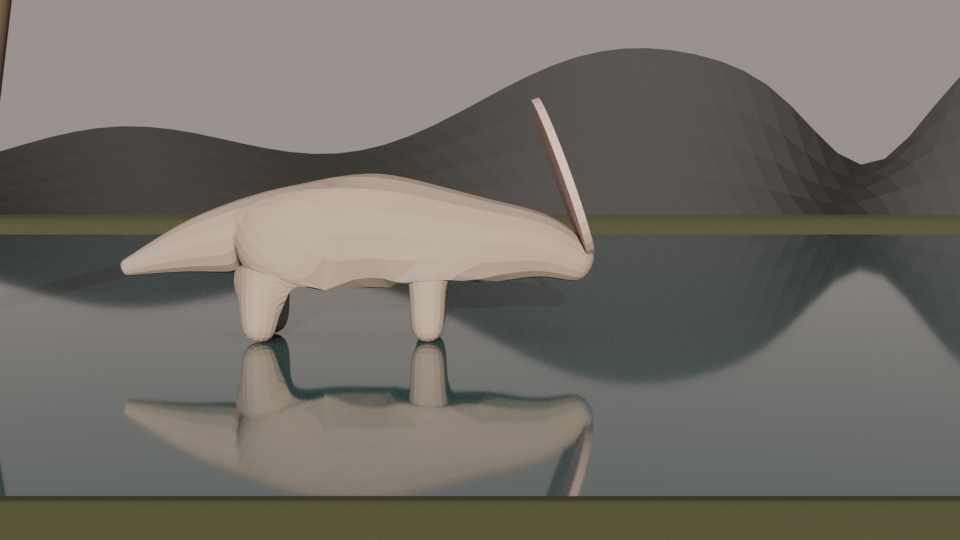
#> input picture videos/003-second-sun/second_sun/source/bakeoff/A_blender_cycles_S19.png, 960 x 540 px; its folder holds only this picture in this run
$ python -i render.py   (imports and definitions only)
#> lines starting #> are read from the running program, lines starting #| are printed output that depends on the picture
### shared/foxfolly/anim.py
"""Timing helpers: easing curves and keyframe tracks.

Every animated value in a Fox & Folly video should come from one of these,
never from raw linear interpolation, so motion always starts and ends softly.
"""
import math

import numpy as np
from scipy.interpolate import PchipInterpolator


def clamp(x, lo=0.0, hi=1.0):
    return lo if x < lo else hi if x > hi else x


def lerp(a, b, x):
    return a + (b - a) * x


def smoothstep(e0, e1, x):
    if e1 == e0:
        return 1.0 if x >= e1 else 0.0
    x = clamp((x - e0) / (e1 - e0))
    return x * x * (3 - 2 * x)


def smootherstep(e0, e1, x):
    x = clamp((x - e0) / (e1 - e0)) if e1 != e0 else float(x >= e1)
    return x * x * x * (x * (x * 6 - 15) + 10)


def ease_in_out_sine(x):
    x = clamp(x)
    return 0.5 - 0.5 * math.cos(math.pi * x)


def ease_out_cubic(x):
    x = clamp(x)
    return 1 - (1 - x) ** 3


def ease_in_cubic(x):
    x = clamp(x)
    return x ** 3


# [5 lines left out: function window, not called in this run]


class Track:
    """Keyframed value.

    mode="pchip": smooth, monotone-preserving curve through all keys (C1).
                  Repeated values produce clean holds; no overshoot.
    mode="ease":  each segment eased in-out (velocity 0 at every key).
    Values may be scalars or equal-length tuples.
    """

    def __init__(self, keys, mode="pchip"):
        keys = sorted(keys, key=lambda k: k[0])
        self.t = np.array([k[0] for k in keys], dtype=float)
        v = np.array([np.atleast_1d(k[1]) for k in keys], dtype=float)
        self.v = v
        self.scalar = np.ndim(keys[0][1]) == 0
        self.mode = mode
        if mode == "pchip" and len(keys) >= 2:
            self._f = PchipInterpolator(self.t, v, axis=0, extrapolate=False)

    # [12 lines left out: function __call__, not called in this run]

### templates/video/src/story.py
"""Facing East — single source of truth for timing.

Everything that depends on time (renderer, music, subtitles, script table,
QA checks) imports from here, so changing a line or a scene boundary here
keeps every deliverable in sync.
"""

FPS = 30
W, H = 1920, 1080

TITLE = "Facing East"
SUBTITLE = "The sunflower who stopped chasing the sun."
HOOK = "Next summer, find a sunflower field at dawn. Look east."

FADE = 0.7  # seconds of fade-in and of fade-out for every narration line

# (start_seconds, text). End times are derived from reading speed below.
_LINES = [
    # S1 — the secret turn (night)
    (3.0,   "Every night, when no one was watching, Hesper turned around."),
    (11.2,  "She did not know why."),
    # S2 — the chase (first day)
    (22.5,  "Hesper was born in a field of ten thousand flowers."),
    (30.0,  "From her first morning, she followed the Sun."),
    (38.0,  "East at dawn. South at noon. West at dusk."),
    (46.0,  "Every day, she turned to keep it in her eyes."),
    (54.0,  "Every evening, it left her anyway."),
    # S3 — the old ones
    (64.0,  "The old flowers did not follow anything."),
    (72.0,  "They stood heavy and still, their faces fixed on the east."),
    (81.0,  "Hesper thought they had given up."),
    (88.0,  "She promised herself she never would."),
    # S4 — summer, the bloom, the stiffening
    (99.0,  "All summer, she chased the light."),
    (106.0, "She grew tall. Her stem grew hard."),
    (115.0, "Then came the morning she bloomed."),
    (124.0, "And her body would not turn anymore."),
    # S5 — abandonment and the long night
    (139.0, "The Sun crossed the sky without her."),
    (147.0, "It set behind her, where she could not see."),
    (160.0, "In the dark, facing east, Hesper thought: so this is giving up."),
    # S6 — the revelation at dawn
    (180.0, "Then the east began to burn."),
    (188.0, "The Sun rose, and the first light in the world fell on her face."),
    (198.5, "The old ones had not given up."),
    (205.5, "They had learned where the light returns."),
    # S7 — resolution / moral
    (216.0, "Hesper never chased the Sun again."),
    (223.0, "Every dawn, it found her."),
    (230.0, "Not all stillness is surrender."),
    # S8 — the real-world anchor
    (240.0, "Young sunflowers really do track the sun, and turn back east each night."),
    (248.5, "Grown ones stop, and face east for good."),
    (255.0, "In a 2016 study, east-facing heads warmed faster and drew five times more pollinators."),
]


def line_duration(text: str) -> float:
    """Total on-screen time incl. fades.

    Fully-visible hold >= max(2.5 s, len/12 s), i.e. the slow end of the
    12–15 characters-per-second guideline, plus two fades.
    """
    hold = max(2.5, len(text) / 12.0)
    return round(hold + 2 * FADE, 2)


LINES = [(s, s + line_duration(t), t) for s, t in _LINES]

# Scene table: (id, start, end, name)
SCENES = [
    (1, 0.0,   22.0,  "The secret turn"),
    (2, 22.0,  62.0,  "The chase"),
    (3, 62.0,  97.0,  "The old ones"),
    (4, 97.0,  136.0, "The bloom"),
    (5, 136.0, 177.0, "The long night"),
    (6, 177.0, 214.0, "Where the light returns"),
    (7, 214.0, 238.0, "Every dawn"),
    (8, 238.0, 277.0, "Look east (facts + title card)"),
]

# Closing card timing (inside scene 8)
CARD_IN = 264.0
HOOK_IN = 268.0
FADE_OUT_START = 273.5
DURATION = 277.0  # 4:37


# [18 lines left out: function check, not called in this run]


# [5 lines that do not run on import are left out]

### videos/002-facing-east/src/render.py
"""Facing East — frame renderer.

    python render.py stills 5 40 70 ...      # style frames -> build/stills/
    python render.py video                   # full render -> build/video.mp4
    python render.py video --start 100 --end 120   # partial preview

The whole film is one continuous world (a sunflower field) whose time of day,
camera and characters are driven by keyframe tracks, so every transition is
motivated by light rather than by a cut.
"""
import argparse
import math
import os
import subprocess
import sys
import time

import numpy as np
import skia

HERE = os.path.dirname(os.path.abspath(__file__))
ROOT = os.path.abspath(os.path.join(HERE, "..", "..", ".."))
sys.path.insert(0, os.path.join(ROOT, "shared"))

from foxfolly import post  # noqa: E402
from foxfolly.anim import (Track, clamp, lerp, smoothstep, window,  # noqa: E402
                           ease_in_out_sine)
from foxfolly.noise import fractal_noise  # noqa: E402
from foxfolly.text import TextCache, composite  # noqa: E402

import flora  # noqa: E402
import story  # noqa: E402
from flora import Light, c4, draw_flower  # noqa: E402

W, H, FPS = story.W, story.H, story.FPS
HORIZON = 610.0
BUILD = os.path.join(HERE, "..", "build")

# =====================================================================
#                              TIME TRACKS
# =====================================================================
# Clock in days. frac 0.25 = sunrise, 0.5 = noon, 0.75 = sunset.
CLOCK = Track([
    (0, 1.060), (18, 1.190), (22, 1.214), (26, 1.246), (30, 1.270),
    (38, 1.360), (46, 1.500), (54, 1.690), (58, 1.765),
    (61, 1.960), (64.5, 2.380), (70, 2.540), (80, 2.620), (90, 2.670), (97, 2.700),
    (112, 5.195), (115, 5.232), (118, 5.258), (122, 5.285), (128, 5.330), (136, 5.420),
    (139, 5.460), (147, 5.715), (151, 5.775), (156, 5.850), (166, 5.985),
    (175, 6.160), (178, 6.203), (181, 6.228), (186, 6.252), (190, 6.264),
    (198, 6.281), (214, 6.310), (240, 6.345), (300, 6.40),
])

# Camera keys are (look-at x, look-at y, zoom) in hero-plane world pixels.
_CAM_KEYS = [
    (0, (1000, 560, 1.00)), (14, (1120, 620, 1.25)), (22, (1150, 640, 1.40)),
    (27, (1080, 600, 1.35)), (40, (1000, 540, 1.10)), (52, (1060, 580, 1.20)),
    (60, (1120, 620, 1.30)),
    (64, (960, 560, 1.05)), (73, (600, 590, 1.22)), (80, (640, 590, 1.18)),
    (87, (1080, 600, 1.20)), (97, (1130, 620, 1.30)),
    (104, (1000, 520, 1.05)), (112, (980, 470, 1.00)), (115, (1140, 500, 1.30)),
    (123, (1170, 505, 1.50)), (136, (1120, 500, 1.30)),
    (143, (1000, 480, 1.05)), (151, (1040, 490, 1.10)), (162, (1130, 510, 1.35)),
    (177, (1170, 520, 1.50)),
    (186, (1130, 510, 1.42)), (196, (1080, 500, 1.30)), (206, (985, 480, 1.03)),
    (214, (960, 470, 1.00)), (238, (900, 455, 1.05)), (300, (900, 455, 1.05)),
]
CAM = Track([(t, (x - W / 2, y - H / 2, z)) for t, (x, y, z) in _CAM_KEYS])

H_YAW_S1 = Track([(0, 62), (4, 62), (17, -70), (22, -72)], mode="ease")
H_HEIGHT = Track([(0, 820), (97, 820), (100, 835), (111, 980), (136, 995)])
H_HEAD = Track([(0, 92), (97, 92), (100, 96), (111, 140), (115, 142), (122, 178)])
H_BLOOM = Track([(0, 0.22), (97, 0.22), (111, 0.36), (115.5, 0.36), (121.5, 1.0)])
H_X, H_BASE_Y = 1240.0, 1480.0

OLD_ONES = [  # x, base_y, height, head_r, yaw, pitch, depth, seed
    (1640, 1080, 470, 78, -70, -20, 0.62, 13),
    (860, 1090, 480, 84, -72, -18, 0.66, 11),
    (560, 1120, 540, 96, -67, -22, 0.74, 12),
    (230, 1150, 600, 108, -74, -24, 0.80, 14),
    (1960, 1160, 620, 112, -76, -26, 0.84, 15),
]


# =====================================================================
#                           LIGHT & SKY MODEL
# =====================================================================
_E = [-1.0, -0.30, -0.12, -0.035, 0.02, 0.12, 0.35, 1.0]
_ZEN = [(0.012, 0.018, 0.050), (0.016, 0.024, 0.065), (0.035, 0.045, 0.110),
        (0.075, 0.090, 0.200), (0.140, 0.180, 0.340), (0.220, 0.300, 0.500),
        (0.180, 0.320, 0.580), (0.130, 0.270, 0.560)]
_HOR = [(0.070, 0.095, 0.180), (0.080, 0.105, 0.195), (0.170, 0.130, 0.210),
        (0.560, 0.310, 0.230), (0.980, 0.560, 0.240), (1.000, 0.740, 0.420),
        (0.860, 0.760, 0.600), (0.700, 0.740, 0.740)]
_AMB = [(0.095, 0.115, 0.200), (0.100, 0.120, 0.210), (0.130, 0.120, 0.190),
        (0.240, 0.190, 0.210), (0.300, 0.240, 0.240), (0.360, 0.330, 0.320),
        (0.400, 0.400, 0.400), (0.420, 0.430, 0.440)]
_SUN = [(1.0, 0.40, 0.15)] * 4 + [(1.0, 0.48, 0.18), (1.0, 0.64, 0.32),
                                  (1.0, 0.86, 0.64), (1.0, 0.95, 0.86)]


def _interp(table, e):
    a = np.array(table)
    return tuple(float(np.interp(e, _E, a[:, i])) for i in range(3))


class Env:
    """Everything about the light at clock value D."""

    # [18 lines left out: function __init__, not called in this run]


# =====================================================================
#                                ASSETS
# =====================================================================
class Assets:
    # [157 lines left out: functions __init__, _stars, _hills, _field, _mist, _foreground, not called in this run]


# =====================================================================
#                              PARTICLES
# =====================================================================
_prng = np.random.default_rng(555)
FIREFLIES = _prng.random((46, 6))
POLLEN = _prng.random((150, 5))
BEES = _prng.random((16, 6))


# [274 lines left out: functions draw_glow, fireflies, pollen, bees, layer_matrix, world_to_screen and 4 more, not called in this run]


def add3(a, b):
    return (a[0] + b[0], a[1] + b[1], a[2] + b[2])


# ----------------------------------------------------------- macro + card
# [53 lines left out: function render_macro, not called in this run]


def narration_alpha(t, s, e):
    return smoothstep(s, s + story.FADE, t) * (1 - smoothstep(e - story.FADE, e, t))


# [37 lines left out: function draw_text, not called in this run]


def smoothstep_arr(e0, e1, x):
    x = np.clip((x - e0) / (e1 - e0), 0, 1)
    return x * x * (3 - 2 * x)


def render_frame(t, A, frame_idx=0):
    macro_w = smoothstep(237.7, 238.9, t)
    img = None
    if macro_w < 1.0:
        img, env, cam, hpos = render_world(t, A)
        # volumetric sun shafts near the horizon
        low = 1 - smoothstep(0.2, 0.55, env.e)
        rays = env.sun_k * low * 0.55
        if rays > 0.01:
            img = post.god_rays(img, (env.sun_x, env.sun_y), strength=rays, threshold=0.55)
    if macro_w > 0.0:
        m = render_macro(t, A)
        img = m if img is None else img * (1 - macro_w) + m * macro_w
    # light-based transition: the dawn swells into a warm flare that hides the cut
    flare = (smoothstep(235.2, 238.3, t) * (1 - smoothstep(238.3, 240.8, t))) ** 1.5
    if flare > 0:
        img = img + flare * 1.1 * np.array([1.0, 0.72, 0.38], np.float32)
    # the card: dim & defocus the macro behind the title
    card = smoothstep(story.CARD_IN - 1.5, story.CARD_IN + 2.5, t)
    if card > 0:
        import cv2
        small = cv2.resize(img, (W // 8, H // 8), interpolation=cv2.INTER_AREA)
        blur = cv2.resize(cv2.GaussianBlur(small, (0, 0), 3), (W, H))
        img = img * (1 - card) + blur * card * 0.2
    img = post.bloom(img, threshold=0.6, strength=0.55)
    img = post.grade(img, lift=(0.010, 0.013, 0.024), gamma=1.05, saturation=1.06,
                     warm_highlights=0.6)
    img = post.vignette(img, amount=0.42)
    # global fades
    fade = smoothstep(0.0, 3.5, t) * (1 - smoothstep(story.DURATION - 0.6, story.DURATION, t))
    img *= fade
    img *= A.paper
    img = draw_text(img, t, A)
    img = post.grain(img, frame_idx, amount=0.022)
    return post.to_uint8(img, frame_idx)


# =====================================================================
#                                 CLI
# =====================================================================
_A = None


def _init():
    global _A
    _A = Assets()


def _work(i):
    return render_frame(i / FPS, _A, i).tobytes()


# [44 lines left out: function main, not called in this run]


# [2 lines not run here, left out]

>>> import cv2
>>> picture = cv2.imread('../../003-second-sun/second_sun/source/bakeoff/A_blender_cycles_S19.png', cv2.IMREAD_GRAYSCALE)
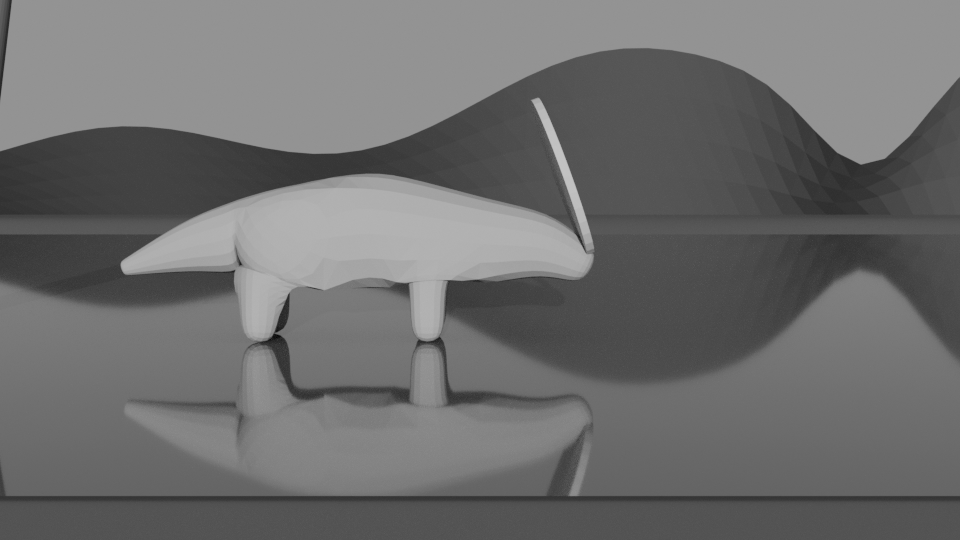
#> picture: shape (540, 960); min 5, max 195, mean 110
>>> result = _work(picture)
#> (the run stopped early here; a loop or call above may not have finished)

$ run again, on videos/003-second-sun/second_sun/source/bakeoff/A_blender_eevee_S19.png
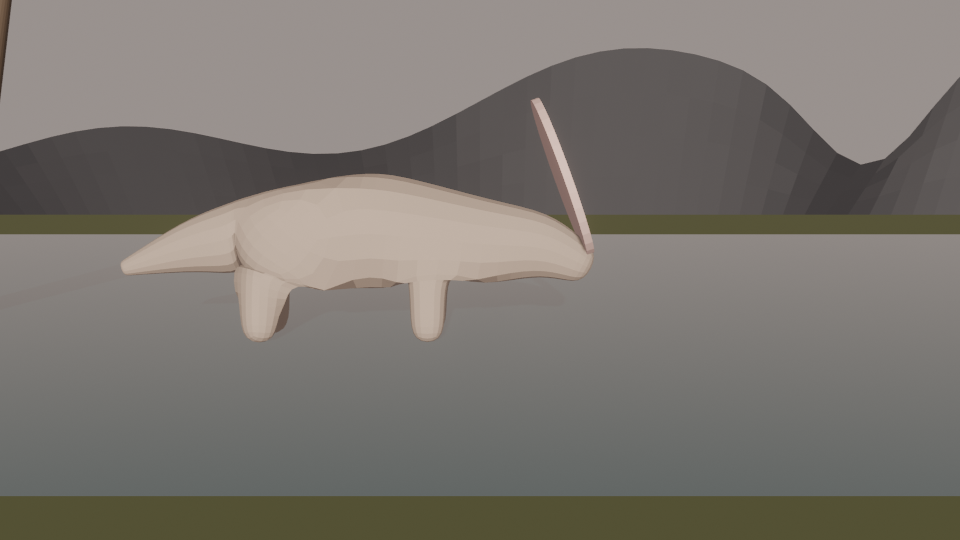
#> input picture videos/003-second-sun/second_sun/source/bakeoff/A_blender_eevee_S19.png, 960 x 540 px
#> `picture = cv2.imread('../../003-second-sun/second_sun/source/bakeoff/A..`:
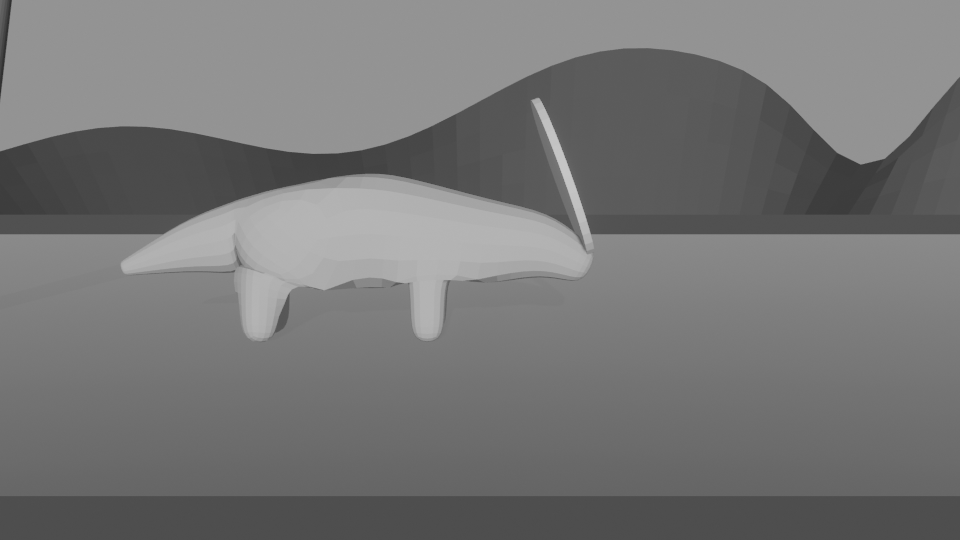
#> picture: shape (540, 960); min 47, max 198, mean 117.9
